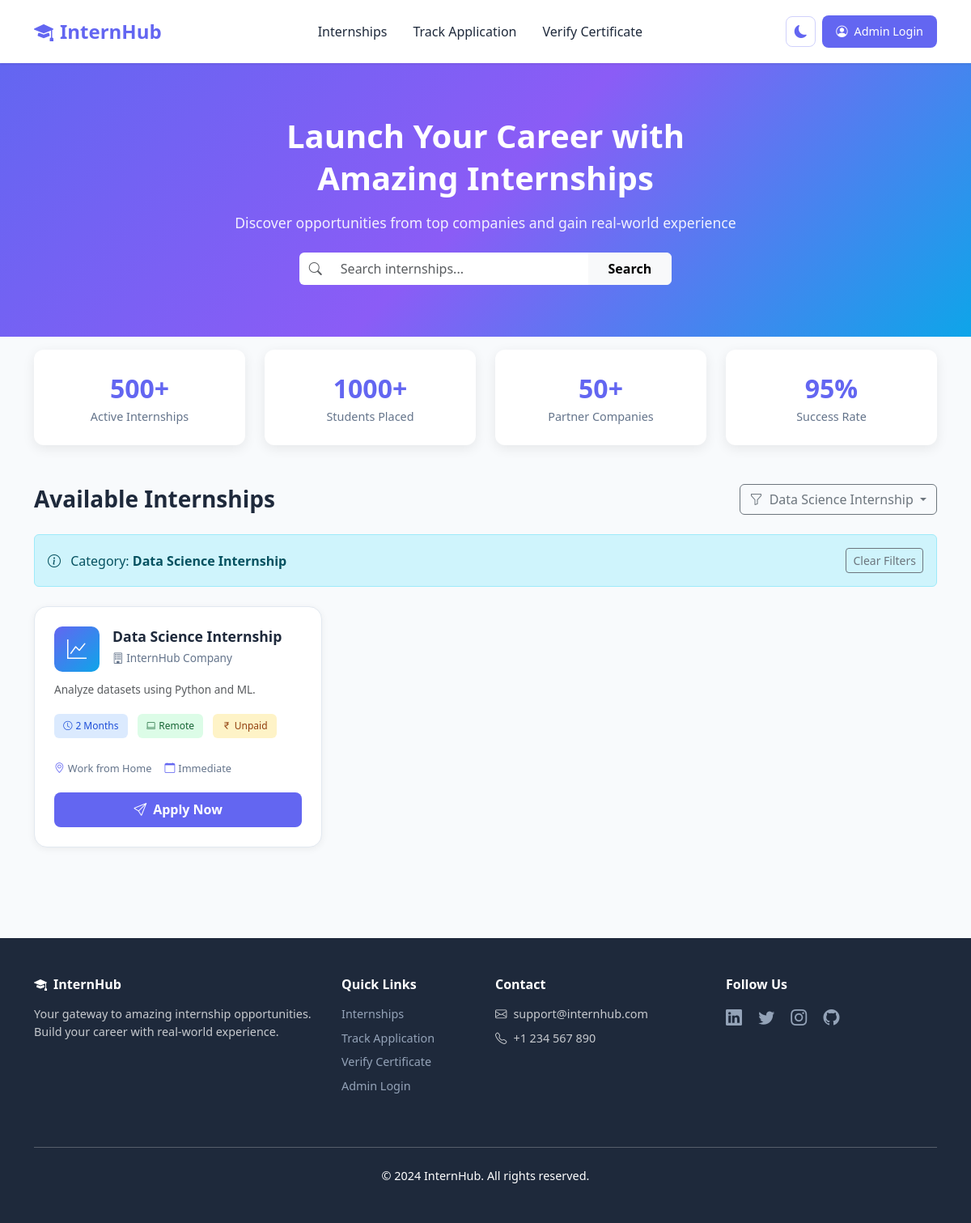
The page /index.php?category=Data Science Internship on the database its author committed.
### tables this page shows
CREATE TABLE internships (
  id INT AUTO_INCREMENT PRIMARY KEY,
  title VARCHAR(100),
  description TEXT,
  duration VARCHAR(50)
);

### index.php (the view, shortened to what this page needs)
<?php
require 'includes/db.php';
$search = isset($_GET['search']) ? trim($_GET['search']) : '';
$category = isset($_GET['category']) ? trim($_GET['category']) : '';
$sql = "SELECT * FROM internships WHERE 1=1";
$params = [];
if (!empty($category) && $category !== 'all') {
    $sql .= " AND title LIKE :category";
    $params[':category'] = '%' . $category . '%';
}
$sql .= " ORDER BY id DESC";
$stmt = $conn->prepare($sql);
$stmt->execute($params);
$result = $stmt;
?>
<!DOCTYPE html>
<html lang="en">
<head>
  <link rel="stylesheet" href="https://cdn.jsdelivr.net/npm/bootstrap@5.3.0/dist/css/bootstrap.min.css">
  <link rel="stylesheet" href="https://cdn.jsdelivr.net/npm/bootstrap-icons@1.11.0/font/bootstrap-icons.css">
</head>
<body>
  <nav class="navbar navbar-expand-lg sticky-top">
    <div class="container">
      <a class="navbar-brand" href="index.php"><i class="bi bi-mortarboard-fill me-2"></i>InternHub</a>
      <div class="collapse navbar-collapse" id="navbarNav">
        <ul class="navbar-nav mx-auto">
          <li class="nav-item"><a class="nav-link active" href="index.php">Internships</a></li>
          <li class="nav-item"><a class="nav-link" href="track_application.php">Track Application</a></li>
          <li class="nav-item"><a class="nav-link" href="verify_certificate.php">Verify Certificate</a></li>
        </ul>
        <button class="theme-toggle me-2" onclick="toggleTheme()" title="Toggle Dark Mode">
          <i class="bi bi-moon-fill" id="themeIcon"></i>
        </button>
        <a href="admin/login.php" class="btn btn-login"><i class="bi bi-person-circle me-1"></i> Admin Login</a>
      </div>
    </div>
  </nav>
  <section class="hero">
    <div class="container text-center">
      <h1>Launch Your Career with<br>Amazing Internships</h1>
      <p class="mt-3">Discover opportunities from top companies and gain real-world experience</p>
      <form method="get" class="mt-4">
        <div class="row justify-content-center g-2">
          <div class="col-md-6 col-lg-5">
            <div class="input-group">
              <span class="input-group-text bg-white border-0"><i class="bi bi-search text-muted"></i></span>
              <input type="text" name="search" class="form-control border-0 py-2" placeholder="Search internships..."
                     value="<?= htmlspecialchars($search) ?>">
              <button type="submit" class="btn btn-light fw-semibold px-4">Search</button>
            </div>
          </div>
        </div>
      </form>
    </div>
  </section>
  <section class="stats mt-3">
    <div class="container">
      <div class="row g-4 justify-content-center">
        <div class="col-md-3 col-6">
          <div class="stat-item">
            <div class="stat-number">500+</div>
            <div class="stat-label">Active Internships</div>
          </div>
        </div>
        <div class="col-md-3 col-6">
          <div class="stat-item">
            <div class="stat-number">1000+</div>
            <div class="stat-label">Students Placed</div>
          </div>
        </div>
        <div class="col-md-3 col-6">
          <div class="stat-item">
            <div class="stat-number">50+</div>
            <div class="stat-label">Partner Companies</div>
          </div>
        </div>
        <div class="col-md-3 col-6">
          <div class="stat-item">
            <div class="stat-number">95%</div>
            <div class="stat-label">Success Rate</div>
          </div>
        </div>
      </div>
    </div>
  </section>
  <section class="py-5">
    <div class="container">
      <div class="d-flex justify-content-between align-items-center mb-4">
        <h2 class="section-title mb-0">Available Internships</h2>
        <div class="dropdown">
          <button class="btn btn-outline-secondary dropdown-toggle" type="button" data-bs-toggle="dropdown">
            <i class="bi bi-funnel me-1"></i> <?= $category && $category !== 'all' ? htmlspecialchars(ucfirst($category)) : 'Filter' ?>
          </button>
        </div>
      </div>
      <?php if (!empty($search) || (!empty($category) && $category !== 'all')): ?>
      <div class="alert alert-info d-flex justify-content-between align-items-center mb-4">
        <span>
          <i class="bi bi-info-circle me-2"></i>
          <?php if (!empty($category) && $category !== 'all'): ?>
            <?= !empty($search) ? ' in ' : '' ?>Category: <strong><?= htmlspecialchars(ucfirst($category)) ?></strong>
          <?php endif; ?>
        </span>
        <a href="index.php" class="btn btn-sm btn-outline-secondary">Clear Filters</a>
      </div>
      <?php endif; ?>
      <div class="row g-4">
        <?php while ($row = $result->fetch()): $hasResults = true; ?>
          <?php
            $icons = ['Web' => 'bi-code-slash', 'Data' => 'bi-graph-up', 'Digital' => 'bi-megaphone', 'Design' => 'bi-palette'];
            $icon = 'bi-briefcase';
            foreach ($icons as $key => $val) {
              if (stripos($row['title'], $key) !== false) { $icon = $val; break; }
            }
          ?>
          <div class="col-lg-4 col-md-6">
            <div class="internship-card">
              <div class="d-flex align-items-start">
                <div class="company-logo me-3">
                  <i class="bi <?= $icon ?>"></i>
                </div>
                <div class="flex-grow-1">
                  <h5 class="internship-title"><?= htmlspecialchars($row['title']) ?></h5>
                  <p class="company-name mb-0"><i class="bi bi-building"></i> InternHub Company</p>
                </div>
              </div>
              <p class="text-muted internship-desc"><?= htmlspecialchars($row['description']) ?></p>
              <div class="tags-container">
                <span class="tag tag-duration"><i class="bi bi-clock"></i><?= htmlspecialchars($row['duration']) ?></span>
                <span class="tag tag-type"><i class="bi bi-laptop"></i>Remote</span>
                <span class="tag tag-mode"><i class="bi bi-currency-rupee"></i>Unpaid</span>
              </div>
              <div class="internship-meta">
                <span><i class="bi bi-geo-alt"></i>Work from Home</span>
                <span><i class="bi bi-calendar"></i>Immediate</span>
              </div>
              <a href="apply.php?id=<?= (int)$row['id'] ?>" class="btn btn-apply">
                <i class="bi bi-send"></i>Apply Now
              </a>
            </div>
          </div>
        <?php endwhile; ?>
      </div>
    </div>
  </section>
  <footer class="footer">
    <div class="container">
      <div class="row">
        <div class="col-md-4 mb-4">
          <h5 class="fw-bold mb-3"><i class="bi bi-mortarboard-fill me-2"></i>InternHub</h5>
          <p class="text-white opacity-75">Your gateway to amazing internship opportunities. Build your career with real-world experience.</p>
        </div>
        <div class="col-md-2 mb-4">
          <h6 class="fw-bold mb-3">Quick Links</h6>
          <ul class="list-unstyled">
            <li class="mb-2"><a href="index.php">Internships</a></li>
            <li class="mb-2"><a href="track_application.php">Track Application</a></li>
            <li class="mb-2"><a href="verify_certificate.php">Verify Certificate</a></li>
            <li class="mb-2"><a href="admin/login.php">Admin Login</a></li>
          </ul>
        </div>
        <div class="col-md-3 mb-4">
          <h6 class="fw-bold mb-3">Contact</h6>
          <ul class="list-unstyled">
            <li class="mb-2 text-white opacity-75"><i class="bi bi-envelope me-2"></i>support@internhub.com</li>
            <li class="mb-2 text-white opacity-75"><i class="bi bi-telephone me-2"></i>+1 234 567 890</li>
          </ul>
        </div>
        <div class="col-md-3 mb-4">
          <h6 class="fw-bold mb-3">Follow Us</h6>
          <a href="#" class="me-3"><i class="bi bi-linkedin fs-5"></i></a>
          <a href="#" class="me-3"><i class="bi bi-twitter fs-5"></i></a>
          <a href="#" class="me-3"><i class="bi bi-instagram fs-5"></i></a>
          <a href="#"><i class="bi bi-github fs-5"></i></a>
        </div>
      </div>
      <hr class="my-4 opacity-25">
      <p class="text-center text-white mb-0">&copy; 2024 InternHub. All rights reserved.</p>
    </div>
  </footer>
</body>
</html>

### rows shown on the page
internships: title "Data Science Internship", description "Analyze datasets using Python and ML.", duration "2 Months"

### other values the page prints
$category "Data Science Internship"
